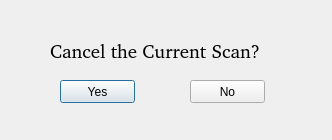
<?xml version="1.0" encoding="UTF-8"?>
<ui version="4.0">
 <class>AbortWarningDialog</class>
 <widget class="QDialog" name="AbortWarningDialog">
  <property name="geometry">
   <rect>
    <x>0</x>
    <y>0</y>
    <width>332</width>
    <height>140</height>
   </rect>
  </property>
  <property name="windowTitle">
   <string>Dialog</string>
  </property>
  <property name="styleSheet">
   <string notr="true"/>
  </property>
  <widget class="QPushButton" name="pushButton">
   <property name="geometry">
    <rect>
     <x>60</x>
     <y>80</y>
     <width>75</width>
     <height>23</height>
    </rect>
   </property>
   <property name="styleSheet">
    <string notr="true">color: rgb(0, 0, 0);</string>
   </property>
   <property name="text">
    <string>Yes</string>
   </property>
  </widget>
  <widget class="QPushButton" name="pushButton_2">
   <property name="geometry">
    <rect>
     <x>190</x>
     <y>80</y>
     <width>75</width>
     <height>23</height>
    </rect>
   </property>
   <property name="styleSheet">
    <string notr="true">color: rgb(0, 0, 0);</string>
   </property>
   <property name="text">
    <string>No</string>
   </property>
  </widget>
  <widget class="QLabel" name="label">
   <property name="geometry">
    <rect>
     <x>50</x>
     <y>40</y>
     <width>271</width>
     <height>21</height>
    </rect>
   </property>
   <property name="font">
    <font>
     <family>a•space</family>
     <pointsize>14</pointsize>
     <weight>50</weight>
     <italic>false</italic>
     <bold>false</bold>
    </font>
   </property>
   <property name="styleSheet">
    <string notr="true">color: rgb(0, 0, 0);
font: 14pt &quot;a•space&quot;;</string>
   </property>
   <property name="text">
    <string>Cancel the Current Scan?</string>
   </property>
  </widget>
 </widget>
 <resources/>
 <connections/>
</ui>
